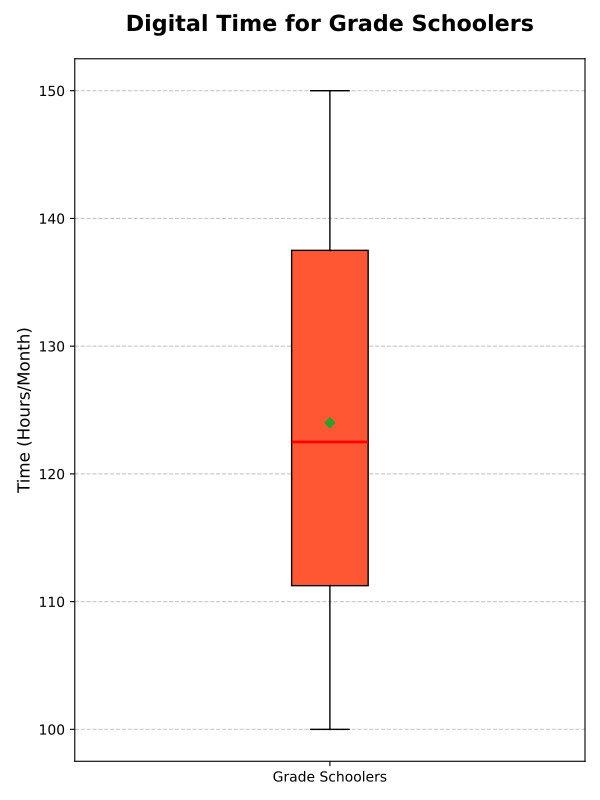

Write the Python code that produced this figure.
import matplotlib.pyplot as plt

# A single group of data
screen_time_6_12 = [120, 130, 110, 115, 145, 150, 100, 105, 140, 125]

fig, ax = plt.subplots(figsize=(6, 8))
box = ax.boxplot(screen_time_6_12, vert=True, patch_artist=True, notch=False, showmeans=True)

# Applying color to the box
colors = ['#ff5733']  # Single color since there's only one box
box['boxes'][0].set_facecolor(colors[0])

# Customize mean and median lines
box['means'][0].set(marker='D', color='blue', markersize=5)
box['medians'][0].set(color='red', linewidth=2)

# Set titles and labels
ax.set_title('Digital Time for Grade Schoolers', fontsize=16, fontweight='bold', pad=20)
ax.set_ylabel('Time (Hours/Month)', fontsize=12)
ax.set_xticklabels(['Grade Schoolers'], fontsize=10)
ax.yaxis.grid(True, linestyle='--', alpha=0.7)

plt.tight_layout()
plt.show()
